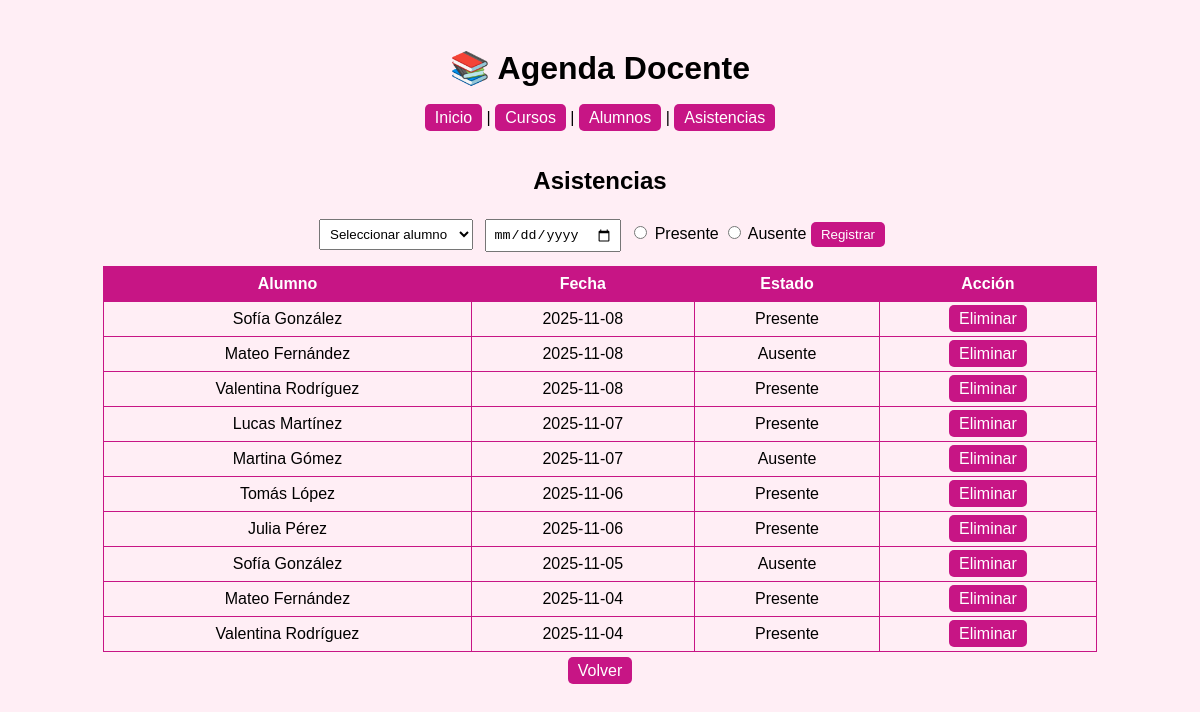
The app's page /asistencias with its own data.
### tables this page shows
CREATE TABLE asistencia (
    id_asistencia INTEGER PRIMARY KEY AUTOINCREMENT,
    id_alumno INTEGER NOT NULL,
    fecha TEXT NOT NULL,
    estado TEXT CHECK (estado IN ('Presente','Ausente')) NOT NULL,
    FOREIGN KEY (id_alumno) REFERENCES alumno (id_alumno)
);

CREATE TABLE alumno (
    id_alumno INTEGER PRIMARY KEY AUTOINCREMENT,
    nombre TEXT NOT NULL,
    apellido TEXT NOT NULL,
    id_curso INTEGER,
    FOREIGN KEY (id_curso) REFERENCES curso (id_curso)
);

### app.py (the view)
@app.route('/asistencias')
def asistencias():
    conn = get_db_connection()
    asistencias = conn.execute('''
        SELECT asis.id_asistencia, al.nombre, al.apellido, asis.fecha, asis.estado
        FROM asistencia asis
        JOIN alumno al ON asis.id_alumno = al.id_alumno
        ORDER BY asis.fecha DESC
    ''').fetchall()
    alumnos = conn.execute('SELECT * FROM alumno').fetchall()
    conn.close()
    return render_template('asistencias.html', asistencias=asistencias, alumnos=alumnos)

### app.py (called while the page is built)
def get_db_connection():
    conn = sqlite3.connect('agenda_docente.db')
    conn.row_factory = sqlite3.Row
    return conn

### templates/asistencias.html (shortened to what this page needs)
{% extends "base_simple.html" %}
{% block content %}
<h2>Asistencias</h2>
<form method="POST" action="{{ url_for('agregar_asistencia') }}">
    <select name="id_alumno" required>
        <option value="">Seleccionar alumno</option>
    </select>
    <input type="date" name="fecha">
    <label><input type="radio" name="estado" value="Presente" required> Presente</label>
    <label><input type="radio" name="estado" value="Ausente" required> Ausente</label>
    <button type="submit">Registrar</button>
</form>
<table>
<tr><th>Alumno</th><th>Fecha</th><th>Estado</th><th>Acción</th></tr>
{% for asis in asistencias %}
<tr>
    <td>{{ asis['nombre'] }} {{ asis['apellido'] }}</td>
    <td>{{ asis['fecha'] }}</td>
    <td>{{ asis['estado'] }}</td>
    <td><a href="{{ url_for('eliminar_asistencia', id_asistencia=asis['id_asistencia']) }}">Eliminar</a></td>
</tr>
{% endfor %}
</table>
<a href="{{ url_for('index') }}">Volver</a>
{% endblock %}

### static/style.css (style rules this page uses)
body { font-family: Arial, sans-serif; background-color: #ffeef5; text-align: center; padding: 20px; }
table { width: 90%; margin: 10px auto; border-collapse: collapse; }
th, td { border: 1px solid #C71585; padding: 8px; }
th { background-color: #C71585; color: white; }
a, button { color: white; background-color: #C71585; border: none; padding: 5px 10px; border-radius: 5px; text-decoration: none; }
input[type="text"], select, input[type="date"] { padding: 6px; margin: 4px; }

### records on screen
asistencia: nombre "Sofía", apellido "González", fecha "2025-11-08", estado "Presente"
asistencia: nombre "Mateo", apellido "Fernández", fecha "2025-11-08", estado "Ausente"
asistencia: nombre "Valentina", apellido "Rodríguez", fecha "2025-11-08", estado "Presente"
asistencia: nombre "Lucas", apellido "Martínez", fecha "2025-11-07", estado "Presente"
asistencia: nombre "Martina", apellido "Gómez", fecha "2025-11-07", estado "Ausente"
asistencia: nombre "Tomás", apellido "López", fecha "2025-11-06", estado "Presente"
asistencia: nombre "Julia", apellido "Pérez", fecha "2025-11-06", estado "Presente"
asistencia: nombre "Sofía", apellido "González", fecha "2025-11-05", estado "Ausente"
asistencia: nombre "Mateo", apellido "Fernández", fecha "2025-11-04", estado "Presente"
asistencia: nombre "Valentina", apellido "Rodríguez", fecha "2025-11-04", estado "Presente"
